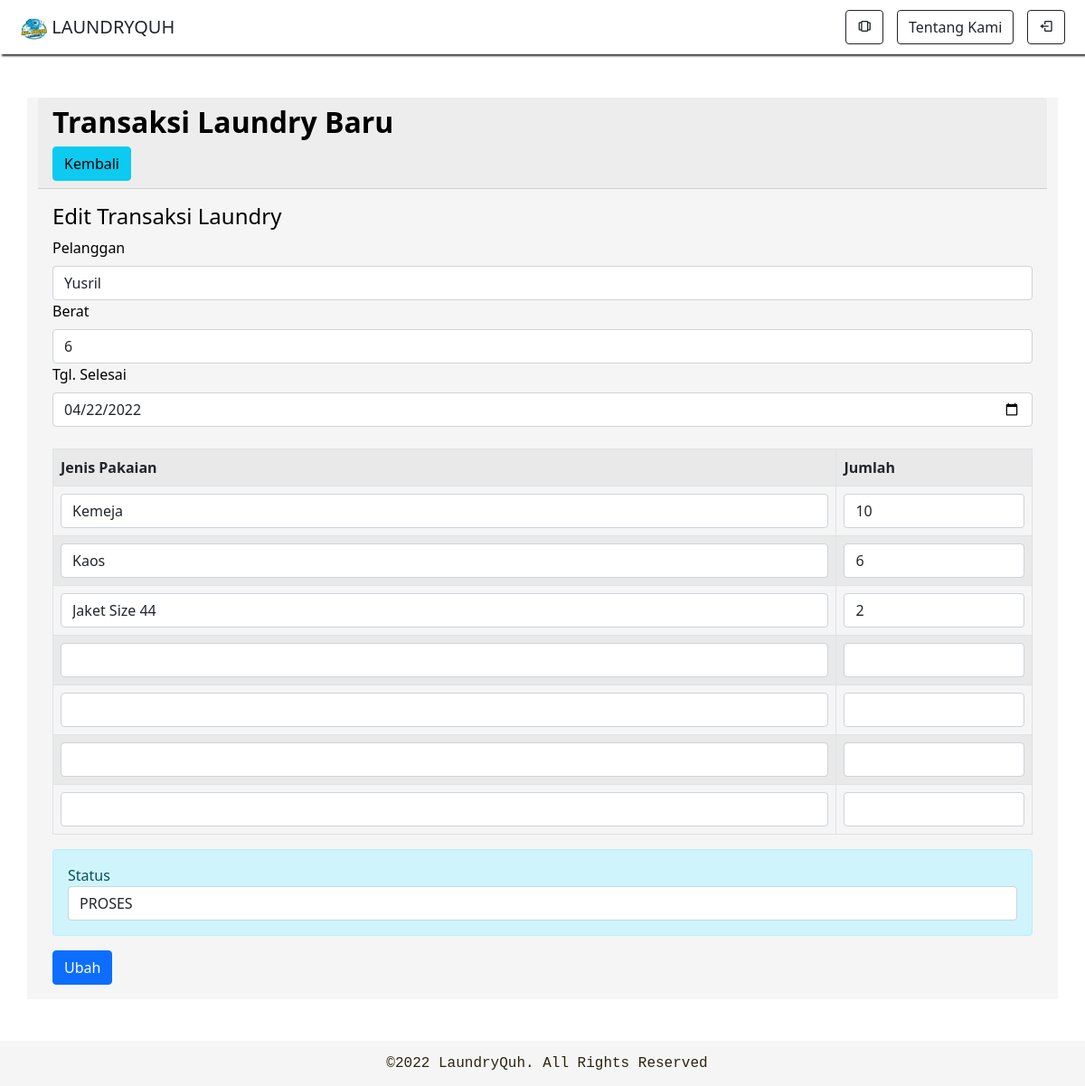
Screenshot of /transaksi_edit.php?id=10 (signed in) with the database file from the repository.
### tables this page shows
CREATE TABLE `transaksi` (
  `transaksi_id` int(11) NOT NULL,
  `transaksi_tgl` date NOT NULL,
  `transaksi_pelanggan` int(11) NOT NULL,
  `transaksi_harga` int(11) NOT NULL,
  `transaksi_berat` int(11) NOT NULL,
  `transaksi_tgl_selesai` date NOT NULL,
  `transaksi_status` int(11) NOT NULL
);

CREATE TABLE `pelanggan` (
  `pelanggan_id` int(11) NOT NULL,
  `pelanggan_nama` varchar(255) NOT NULL,
  `pelanggan_hp` varchar(20) NOT NULL,
  `pelanggan_alamat` text NOT NULL
);

CREATE TABLE `pakaian` (
  `pakaian_id` int(11) NOT NULL,
  `pakaian_transaksi` int(11) NOT NULL,
  `pakaian_jenis` varchar(255) NOT NULL,
  `pakaian_jumlah` int(11) NOT NULL
);

### functions/user.php (called while the page is built, shortened)
<?php
    function escape ($data){
        global $konek;
        return mysqli_real_escape_string($konek, $data);
    }
    function cek_status ($nama){
    global $konek;
    $nama = escape($nama);
    $query = "SELECT role FROM users WHERE username ='$nama'";
    $result = mysqli_query($konek, $query);
    $status = mysqli_fetch_assoc($result)['role'];
    if($status == 1) return true;
    else return false;
    }
?>

### transaksi_edit.php (the view, shortened to what this page needs)
<!doctype html>
<html lang="en">
  <head>
    <link href="https://cdn.jsdelivr.net/npm/bootstrap@5.0.2/dist/css/bootstrap.min.css" rel="stylesheet">
    <link href='https://unpkg.com/boxicons@2.1.2/css/boxicons.min.css' rel='stylesheet'>
  </head>
  <body>
  <nav class="navbar navbar-expand-lg">
      <div class="container-fluid">
        <span class="navbar-brand" >
          <img src="img\logo.png" alt="" width="30" height="24"> <a href="index.php" class="link-dark" style="text-decoration: none"> LAUNDRYQUH </a>
        </span>
        <div class="nav justify-content-end" id="navbarNav">
        <ul class="navbar-nav ">
          <form class="d-flex">
            <li>
            <?php if(cek_status($_SESSION['user']))
                echo "<li class='nav-item'>
                <a class='btn btn-outline-dark' name='pengelolaan' aria-current='page' href='kelola.php'><i class='bx bx-carousel'></i></a>
              </li>"
              ?>
            </li>
            <li class="nav-item">
              <a class="btn btn-outline-dark" name="about" href="aboutus.php">Tentang Kami</a>
            </li>
            <li class="nav-item">
              <a class="btn btn-outline-dark" name="logout" href="logout.php"><i class='bx bx-log-out'></i> </a>
            </li>
            </form>
          </ul>
        </div>
      </div>
    </nav>
    <br><br>
    <?php
        require_once "functions/db.php";
    ?>
        <div class="container">
        <div class="card-header">
            <h2><b> Transaksi Laundry Baru </b></h2>
            <div class="justify-content-end">
                <a href="transaksi.php" class="btn btn-info">Kembali</a>
            </div>
        </div>
        <div class="card-body">
        <div class="panel">
        <div class="panel-heading">
            <h4>Edit Transaksi Laundry</h4>
        </div>
        <div class="panel-body">
            <div class="col-md-12 col-md-offset-2">
            <?php
                $id = $_GET['id'];
                $transaksi = mysqli_query($konek,"select * from transaksi where transaksi_id='$id'");
                while($t=mysqli_fetch_array($transaksi)){
            ?>
                <form method="post" action="transaksi_update.php">
                        <div class="form-group">
                            <label class="form-label">Pelanggan</label>
                            <select class="form-control" name="pelanggan" required="required">
                                <?php
                                $data = mysqli_query($konek,"select * from pelanggan");
                                while($d=mysqli_fetch_array($data)){
                                    ?>
                                <option <?php if($d['pelanggan_id']==$t['transaksi_pelanggan']){echo "selected='selected'";} ?> value="<?php echo $d['pelanggan_id']; ?>"><?php echo $d['pelanggan_nama']; ?></option>
                                    <?php
                                }
                                ?>
                            </select>
                        </div>
                        <div class="form-group">
                            <label class="form-label">Berat</label>
                            <input type="number" class="form-control" name="berat" placeholder="Masukkan berat cucian .." required="required" value="<?php echo $t['transaksi_berat']; ?>">
                        </div>
                        <div class="form-group">
                            <label class="form-label">Tgl. Selesai</label>
                            <input type="date" class="form-control" name="tgl_selesai" required="required" value="<?php echo $t['transaksi_tgl_selesai']; ?>">
                        </div>
                        <br/>
                        <table class="table table-bordered table-striped">
                            <tr>
                                <th>Jenis Pakaian</th>
                                <th width="20%">Jumlah</th>
                            </tr>
                            <?php
                            $id_transaksi = $t['transaksi_id'];
                            $pakaian = mysqli_query($konek,"select * from pakaian where pakaian_transaksi='$id_transaksi'");
                            while($p=mysqli_fetch_array($pakaian)){
                                ?>
                                <tr>
                                    <td><input type="text" class="form-control" name="jenis_pakaian[]" value="<?php echo $p['pakaian_jenis']; ?>"></td>
                                    <td><input type="number" class="form-control" name="jumlah_pakaian[]" value="<?php echo $p['pakaian_jumlah']; ?>"></td>
                                </tr>
                                <?php } ?>
                                <tr>
                                    <td><input type="text" class="form-control" name="jenis_pakaian[]"></td>
                                    <td><input type="number" class="form-control" name="jumlah_pakaian[]"></td>
                                </tr>
                                <tr>
                                    <td><input type="text" class="form-control" name="jenis_pakaian[]"></td>
                                    <td><input type="number" class="form-control" name="jumlah_pakaian[]"></td>
                                </tr>
                                <tr>
                                    <td><input type="text" class="form-control" name="jenis_pakaian[]"></td>
                                    <td><input type="number" class="form-control" name="jumlah_pakaian[]"></td>
                                </tr>
                                <tr>
                                    <td><input type="text" class="form-control" name="jenis_pakaian[]"></td>
                                    <td><input type="number" class="form-control" name="jumlah_pakaian[]"></td>
                                </tr>
                            </table>
                            <div class="form-group alert alert-info">
                                <label>Status</label>
                                <select class="form-control" name="status" required="required">
                                    <option <?php if($t['transaksi_status']=="0"){echo "selected='selected'";} ?> value="0">PROSES</option>
                                </select>
                            </div>
                            <input type="submit" class="btn btn-primary" value="Ubah">
                        </form>
                        <?php
                         }
                    ?>
                </div>
            </div>
        </div>
    </div>
        </div>
        <br><br><br><br>
  </body>
  <?php require_once "view/footer.php"; ?>
</html>

### transaksi_edit.php (style rules this page uses)
body { color: black; }
.container { background-color: whitesmoke; background-size: cover; }
.navbar-expand-lg { background-color: #fff; box-shadow: 2px 2px 2px rgba(0,0,0,0.8); padding: 10px; border: 1px dashed dark; }

### rows the page displays
transaksi: pelanggan "Yusril", berat "6", tgl_selesai "04/22/2022", status "PROSES"
pakaian: pakaian_jenis "Kemeja", pakaian_jumlah "10"
pakaian: pakaian_jenis "Kaos", pakaian_jumlah "6"
pakaian: pakaian_jenis "Jaket Size 44", pakaian_jumlah "2"
